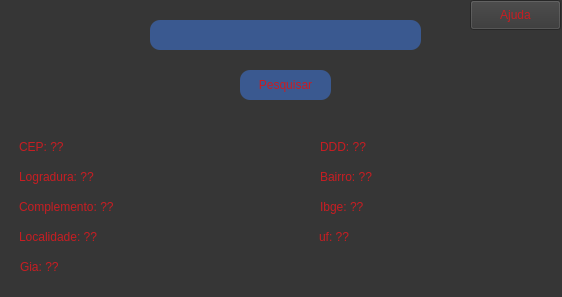
<?xml version="1.0" encoding="UTF-8"?>
<ui version="4.0">
 <class>Covid_19</class>
 <widget class="QMainWindow" name="Covid_19">
  <property name="geometry">
   <rect>
    <x>0</x>
    <y>0</y>
    <width>562</width>
    <height>297</height>
   </rect>
  </property>
  <property name="windowTitle">
   <string>CEP</string>
  </property>
  <property name="styleSheet">
   <string notr="true">background: #363636; color: #c71d22;</string>
  </property>
  <widget class="QWidget" name="centralwidget">
   <widget class="QLineEdit" name="Cep">
    <property name="geometry">
     <rect>
      <x>150</x>
      <y>20</y>
      <width>271</width>
      <height>30</height>
     </rect>
    </property>
    <property name="autoFillBackground">
     <bool>false</bool>
    </property>
    <property name="styleSheet">
     <string notr="true">font: red; background: #3a5990; border-radius: 10px;</string>
    </property>
   </widget>
   <widget class="QPushButton" name="pushButton">
    <property name="geometry">
     <rect>
      <x>240</x>
      <y>70</y>
      <width>91</width>
      <height>30</height>
     </rect>
    </property>
    <property name="styleSheet">
     <string notr="true">background: #3a5990; border-radius: 10px;</string>
    </property>
    <property name="text">
     <string>Pesquisar</string>
    </property>
   </widget>
   <widget class="QLabel" name="CEP">
    <property name="geometry">
     <rect>
      <x>19</x>
      <y>136</y>
      <width>281</width>
      <height>22</height>
     </rect>
    </property>
    <property name="text">
     <string>CEP: ??</string>
    </property>
   </widget>
   <widget class="QLabel" name="lgd">
    <property name="geometry">
     <rect>
      <x>19</x>
      <y>166</y>
      <width>281</width>
      <height>22</height>
     </rect>
    </property>
    <property name="text">
     <string>Logradura: ??</string>
    </property>
   </widget>
   <widget class="QLabel" name="cpl">
    <property name="geometry">
     <rect>
      <x>19</x>
      <y>196</y>
      <width>281</width>
      <height>22</height>
     </rect>
    </property>
    <property name="text">
     <string>Complemento: ??</string>
    </property>
   </widget>
   <widget class="QLabel" name="uf">
    <property name="geometry">
     <rect>
      <x>320</x>
      <y>166</y>
      <width>231</width>
      <height>22</height>
     </rect>
    </property>
    <property name="text">
     <string>Bairro: ??</string>
    </property>
   </widget>
   <widget class="QLabel" name="bairro">
    <property name="geometry">
     <rect>
      <x>19</x>
      <y>226</y>
      <width>281</width>
      <height>22</height>
     </rect>
    </property>
    <property name="text">
     <string>Localidade: ??</string>
    </property>
   </widget>
   <widget class="QLabel" name="ddd">
    <property name="geometry">
     <rect>
      <x>319</x>
      <y>226</y>
      <width>241</width>
      <height>22</height>
     </rect>
    </property>
    <property name="styleSheet">
     <string notr="true"/>
    </property>
    <property name="text">
     <string>uf: ??</string>
    </property>
   </widget>
   <widget class="QLabel" name="ibge">
    <property name="geometry">
     <rect>
      <x>320</x>
      <y>196</y>
      <width>231</width>
      <height>22</height>
     </rect>
    </property>
    <property name="text">
     <string>Ibge: ??</string>
    </property>
   </widget>
   <widget class="QLabel" name="gia">
    <property name="geometry">
     <rect>
      <x>20</x>
      <y>256</y>
      <width>281</width>
      <height>22</height>
     </rect>
    </property>
    <property name="text">
     <string>Gia: ??</string>
    </property>
   </widget>
   <widget class="QLabel" name="local">
    <property name="geometry">
     <rect>
      <x>320</x>
      <y>136</y>
      <width>231</width>
      <height>22</height>
     </rect>
    </property>
    <property name="text">
     <string>DDD: ??</string>
    </property>
   </widget>
   <widget class="QPushButton" name="Help">
    <property name="geometry">
     <rect>
      <x>470</x>
      <y>0</y>
      <width>91</width>
      <height>30</height>
     </rect>
    </property>
    <property name="text">
     <string>Ajuda</string>
    </property>
   </widget>
  </widget>
 </widget>
 <resources/>
 <connections/>
</ui>
